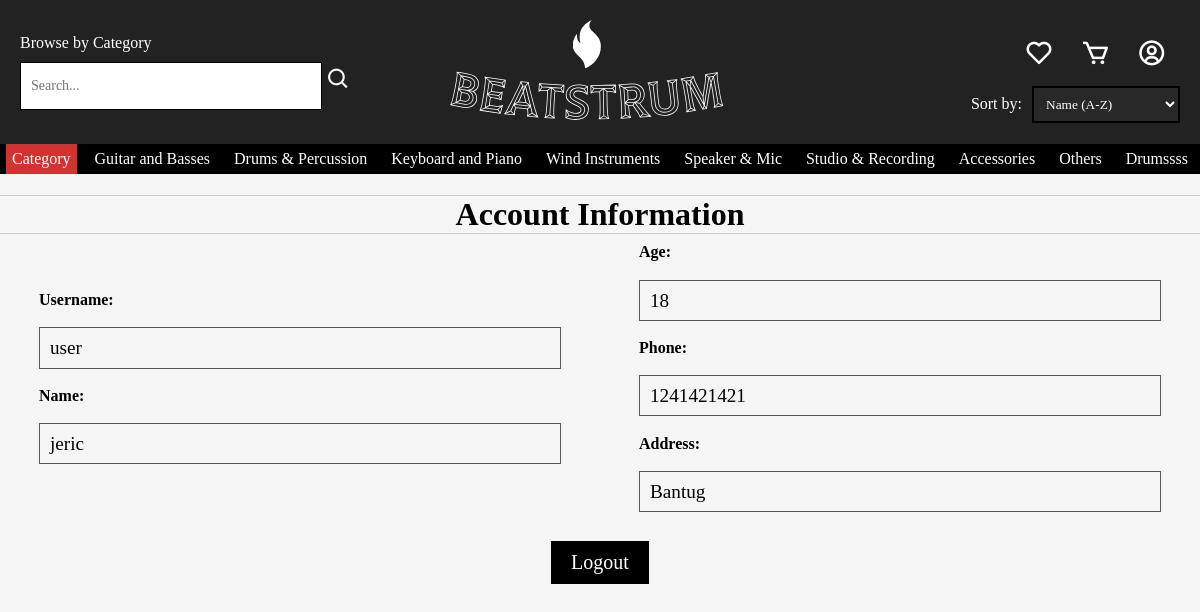
The page /client/user_details.php (signed in) on the database its author committed.
### tables this page shows
CREATE TABLE `categories` (
  `id` int(11) NOT NULL,
  `name` varchar(100) NOT NULL,
  `category_image` varchar(255) DEFAULT NULL
);

CREATE TABLE `client_accounts` (
  `id` int(11) NOT NULL,
  `username` varchar(100) NOT NULL,
  `password` varchar(255) NOT NULL,
  `name` varchar(255) NOT NULL,
  `age` int(11) DEFAULT NULL,
  `phone` varchar(20) DEFAULT NULL,
  `address` varchar(255) DEFAULT NULL
);

### client/user_details.php (the view, shortened to what this page needs)
<?php
include('config.php');
$client_id = $_SESSION['client_id'];
$sql = "SELECT * FROM client_accounts WHERE id = ?";
$stmt = $conn->prepare($sql);
$stmt->bind_param("i", $client_id);
$stmt->execute();
$result = $stmt->get_result();
if ($result->num_rows > 0) {
    ?>
    <!DOCTYPE html>
    <html lang="en">
    <head>
    </head>
    <body>
    <?php
    include ('1.header.php');
?>
        <div class="form-container">
    <h1>Account Information</h1>
    <div class="form-inside-container">
        <?php
        while($row = $result->fetch_assoc()) {
            echo "<div class='left'>";
            echo "<strong>Username:</strong><p>" . $row["username"]. "</p>";
            echo "<strong>Name:</strong><p>" . $row["name"]. "</p>";
            echo "</div>";
            echo "<div class='right'>";
            echo "<strong>Age:</strong><p>" . $row["age"]. "</p>";
            echo "<strong>Phone:</strong><p>" . $row["phone"]. "</p>";
            echo "<strong>Address:</strong><p>" . $row["address"]. "</p>";
            echo "</div>";
        }
        ?>
    </div>
    <div class="text-box">
        <form action="logout.php" method="post">
            <input class="logout-button" type="submit" value="Logout">
        </form>
    </div>
</div>
    </body>
    </html>
    <?php
} else {
    echo "<div class='container'>";
    echo "<p>No account found for the current user.</p>";
    echo "</div>";
}
?>

### client/1.header.php (shortened to what this page needs)
<!DOCTYPE html>
<html lang="en">
<head>
    <link href="https://unpkg.com/boxicons@2.1.4/css/boxicons.min.css" rel="stylesheet"/>
    <link rel="stylesheet" href="https://cdn.jsdelivr.net/npm/boxicons@2.1.0/css/boxicons.min.css">
</head>
<body>
<div class="head">
<div class="head-group1">
    <a href="item_category.php">Browse by Category</a>
    <li class="search-box">
        <form action="index.php" method="GET">
            <input class="search" type="text" name="search" placeholder="Search...">
            <i class='bx bx-search icon'></i>
        </form>
    </li>
</div>
<div>
    <a href="index.php"><img src="/PHP-Projects/E-Commerce-BeatStrum-OOP/images/svg/logo-no-background.svg" alt=""></a></li>
</div>
<div>
<ul class="head-group">
       <a href="#"><i class='bx bx-heart'></i></a>
       <a href="shopping_cart.php"><i class='bx bx-cart'></i></a>
       <a href="user_details.php"><i class='bx bx-user-circle'></i></a>
    </ul>
    <div class="sorting-options">
        <label for="sort">Sort by:</label>
        <select>
            <option>Name (A-Z)</option>
        </select>
    </div>
    </div>
    </div>
<div class="categories">
        <div class="category-links">
            <?php
            echo "<a class='title'>Category</a>";
            $sql_categories = "SELECT * FROM categories";
            $result_categories = $conn->query($sql_categories);
            if ($result_categories->num_rows > 0) {
                while ($row_category = $result_categories->fetch_assoc()) {
                    $category_id = $row_category['id'];
                    $category_name = $row_category['name'];
                    echo "<a href='item_category.php?category=$category_id'>$category_name</a>";
                }
            }
            ?>
        </div>
    </div>
	</body>
</html>

### client/1.header.php (style rules this page uses)
.category-links { display: flex; justify-content: space-around; align-items: center; background-color: #000000; padding: 0; color: white; }
.category-links a { text-decoration: none; padding: 6px; color: white; }
.title { background-color: #d43132; }
body { background-color: #f5f5f5; padding: 0; margin: 0; }
* { font-family: 'oswald'; }
.head { display: flex; background-color: #222222; justify-content: space-between; align-items: center; margin-right: 1%; width: calc(100% - 40px); padding: 20px }
.head img { max-width: 100%; height: 100px; margin: 0 auto; padding-right: 163px; }
.head-group a { color: white; text-decoration: none; }
.head-group i { font-size: 30px; }
.head-group { display: flex; justify-content: space-around; }
.head-group1 a { padding-bottom: 10px; color: white; text-decoration: none; }
.head-group1 { display: flex; flex-direction: column; }
.sorting-options { display: flex; color: white; align-items: center; }
.sorting-options label { margin-right: 10px; }
.sorting-options select { padding: 8px; background-color: #282828; border: 2px solid black; cursor: pointer; color: white; outline: none; }
.sorting-options select option { padding: 10px; border-radius: 5px; }
.search-box { display: flex; align-items: center; margin-right: 10px; }
.bx-search { font-size: 25px; color: white; margin-right: 5px; }
input[type="text"].search { padding: 8px 10px; border: 1px solid #000000; outline: none; font-size: 14px; width: 280px; height: 30px; }

### rows shown on the page
categories: name "Guitar and Basses"
categories: name "Drums & Percussion"
categories: name "Keyboard and Piano"
categories: name "Wind Instruments"
categories: name "Speaker & Mic"
categories: name "Studio & Recording"
categories: name "Accessories"
categories: name "Others"
categories: name "Drumssss"
client_accounts: username "user", name "jeric", age "18", phone "1241421421", address "Bantug"
